Frame 1 (no input): blank canvas, image omitted
Frame 60 (no input): blank canvas, image omitted
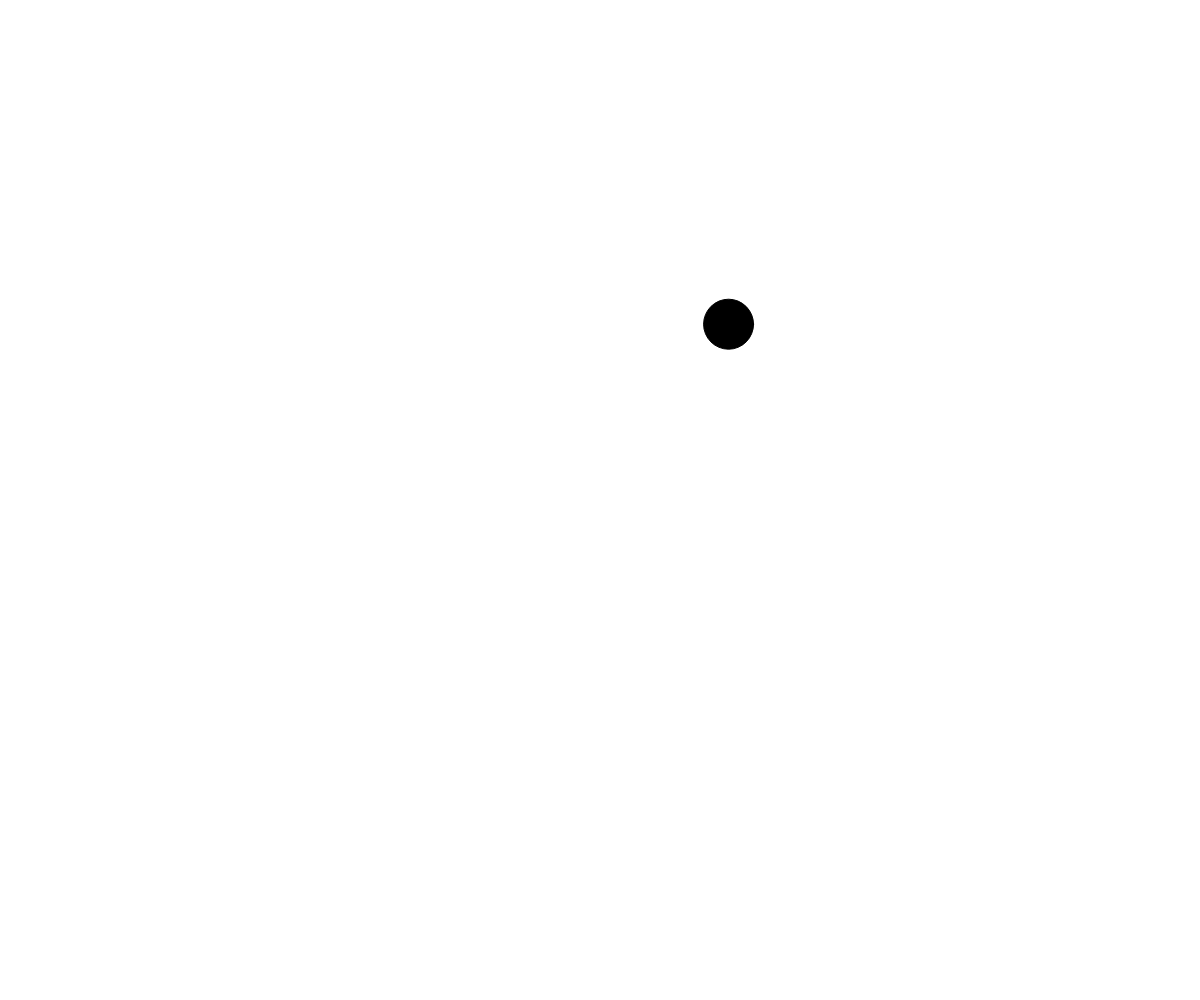
Frame 120 (the mouse pressed at the canvas centre since frame 60)

The p5.js sketch whose frames 1 and 60 were blank and that drew this single picture after the mouse press (run headless with seeded random() and noise() and a simulated clock; from frame 60 on, the mouse is pressed at the canvas centre):

// p5.js sketch
// ── sketch.js
// Project Title
// Your Name
// Date
//
// Extra for Experts:
// - describe what you did to take this project "above and beyond"
//let ball;
let ballArray = [];

function setup() {
  createCanvas(windowWidth, windowHeight);

}

function draw() {
  background(255);

  for (let i = 0; i < ballArray.length; i ++){


  //Move Ball
    ballArray[i].x += ballArray[i].dx;
    ballArray[i].y += ballArray[i].dy;

    //Bounce if required
    if (ballArray[i].x > width - ballArray[i].radius || ballArray[i].x < 0 + ballArray[i].radius){
      ballArray[i].dx *= -1;
    }
    if (ballArray[i].y > height - ballArray[i].radius || ballArray[i].y < 0 + ballArray[i].radius){
      ballArray[i].dy *= -1;
    }

    //Display Ball
    fill(0);
    ellipse(ballArray[i].x, ballArray[i].y, ballArray[i].radius * 2, ballArray[i].radius * 2);
  }
}

function mousePressed(){
  let ball = {
    x: mouseX,
    y: mouseY,
    radius: 25,
    dx: random(-5, 5),
    dy: random(-5, 5),
  };
  ballArray.push(ball);
}
